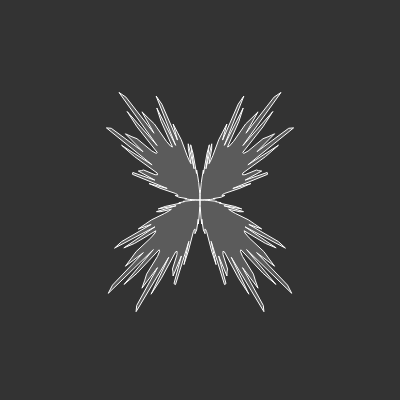
Frame 1 (no input)
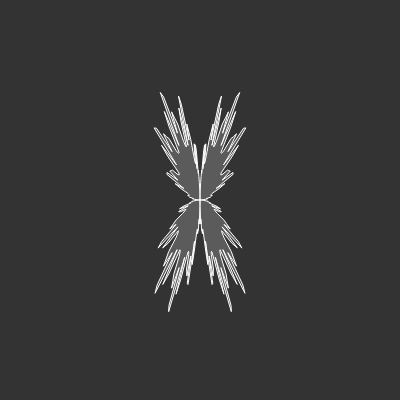
Frame 60 (no input)
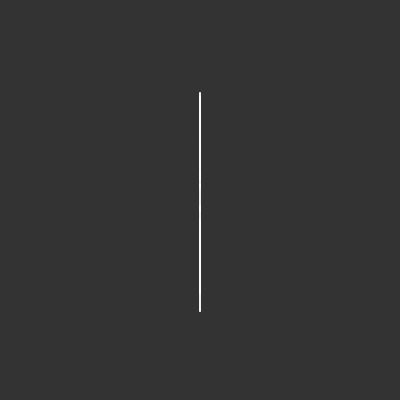
Frame 120 (the mouse pressed at the canvas centre since frame 60)

The p5.js sketch that drew these frames (run headless with seeded random() and noise() and a simulated clock; from frame 60 on, the mouse is pressed at the canvas centre):

// p5.js sketch
// ── sketch.js
let yoff = 1;
let nums;
let string = "GitHub";

function setup() {
  createCanvas(400, 400);
  
  console.log(nums);
}

function draw() {

  let len = string.length;
  nums = new Array(256);
  for (let i = 0; i < len; i++) {
    nums[i] = string.charCodeAt(i);
  }
  for (let i = 1; i < nums.length; i++) {
    x = i % len;
    nums[i] = ((nums[i - 1] % nums[x]) + nums[x] * nums[i - 1]) % 249 + 7;
  }
  nums[0] %= 249 + 7
  
  translate(width / 2, height / 2);
  background(51);

  stroke(255);
  fill(255, 50);
  strokeWeight(1);

  let details = nums[0] * 2;

  let xoff = 0;
  beginShape();
  for (let a = 0, i = 1; a <= PI; a += PI / details) {
    let r = sin(2 * a) * map(nums[i], 1, 256, nums[1], nums[2]);
    let x = r * cos(a) * sin(yoff);
    let y = r * sin(a);
    i++;
    vertex(x, y);
  }
  vertex(0, 0);
  endShape();
  beginShape();
  for (let a = 0, i = 1; a <= PI; a += PI / details) {
    let r = sin(2 * a) * map(nums[i], 1, 256, nums[1], nums[2]);
    let x = r * cos(a) * sin(yoff);
    let y = r * sin(a);
    i++;
    vertex(-x, y);
  }
  vertex(0, 0);
  endShape();

  yoff += 0.15;
  yoff %= 2 * PI;
}
